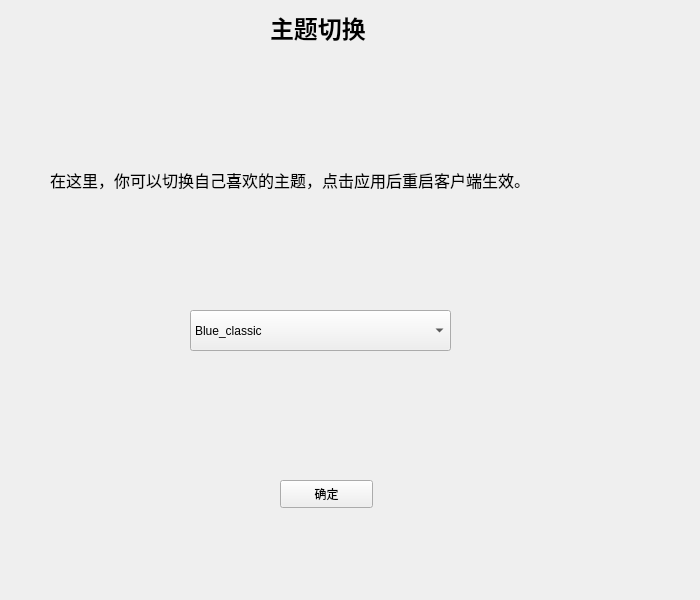
<?xml version="1.0" encoding="UTF-8"?>
<ui version="4.0">
 <class>Guanliyuantheme</class>
 <widget class="QWidget" name="Guanliyuantheme">
  <property name="geometry">
   <rect>
    <x>0</x>
    <y>0</y>
    <width>700</width>
    <height>600</height>
   </rect>
  </property>
  <property name="windowTitle">
   <string>Form</string>
  </property>
  <widget class="QLabel" name="label">
   <property name="geometry">
    <rect>
     <x>270</x>
     <y>10</y>
     <width>131</width>
     <height>31</height>
    </rect>
   </property>
   <property name="text">
    <string>&lt;html&gt;&lt;head/&gt;&lt;body&gt;&lt;p&gt;&lt;span style=&quot; font-size:18pt; font-weight:600;&quot;&gt;主题切换&lt;/span&gt;&lt;/p&gt;&lt;/body&gt;&lt;/html&gt;</string>
   </property>
  </widget>
  <widget class="QLabel" name="label_2">
   <property name="geometry">
    <rect>
     <x>50</x>
     <y>100</y>
     <width>651</width>
     <height>161</height>
    </rect>
   </property>
   <property name="text">
    <string>&lt;html&gt;&lt;head/&gt;&lt;body&gt;&lt;p&gt;&lt;span style=&quot; font-size:12pt;&quot;&gt;在这里，你可以切换自己喜欢的主题，点击应用后重启客户端生效。&lt;/span&gt;&lt;/p&gt;&lt;/body&gt;&lt;/html&gt;</string>
   </property>
  </widget>
  <widget class="QComboBox" name="comboBox">
   <property name="geometry">
    <rect>
     <x>190</x>
     <y>310</y>
     <width>261</width>
     <height>41</height>
    </rect>
   </property>
   <item>
    <property name="text">
     <string>Blue_classic</string>
    </property>
   </item>
   <item>
    <property name="text">
     <string>Pink_sky_1</string>
    </property>
   </item>
   <item>
    <property name="text">
     <string>Pink_sky_2</string>
    </property>
   </item>
   <item>
    <property name="text">
     <string>Blue_sky_1</string>
    </property>
   </item>
   <item>
    <property name="text">
     <string>Blue_sky_2</string>
    </property>
   </item>
  </widget>
  <widget class="QPushButton" name="pushButton">
   <property name="geometry">
    <rect>
     <x>280</x>
     <y>480</y>
     <width>93</width>
     <height>28</height>
    </rect>
   </property>
   <property name="styleSheet">
    <string notr="true">background-image: url();</string>
   </property>
   <property name="text">
    <string>确定</string>
   </property>
  </widget>
 </widget>
 <resources/>
 <connections/>
</ui>
